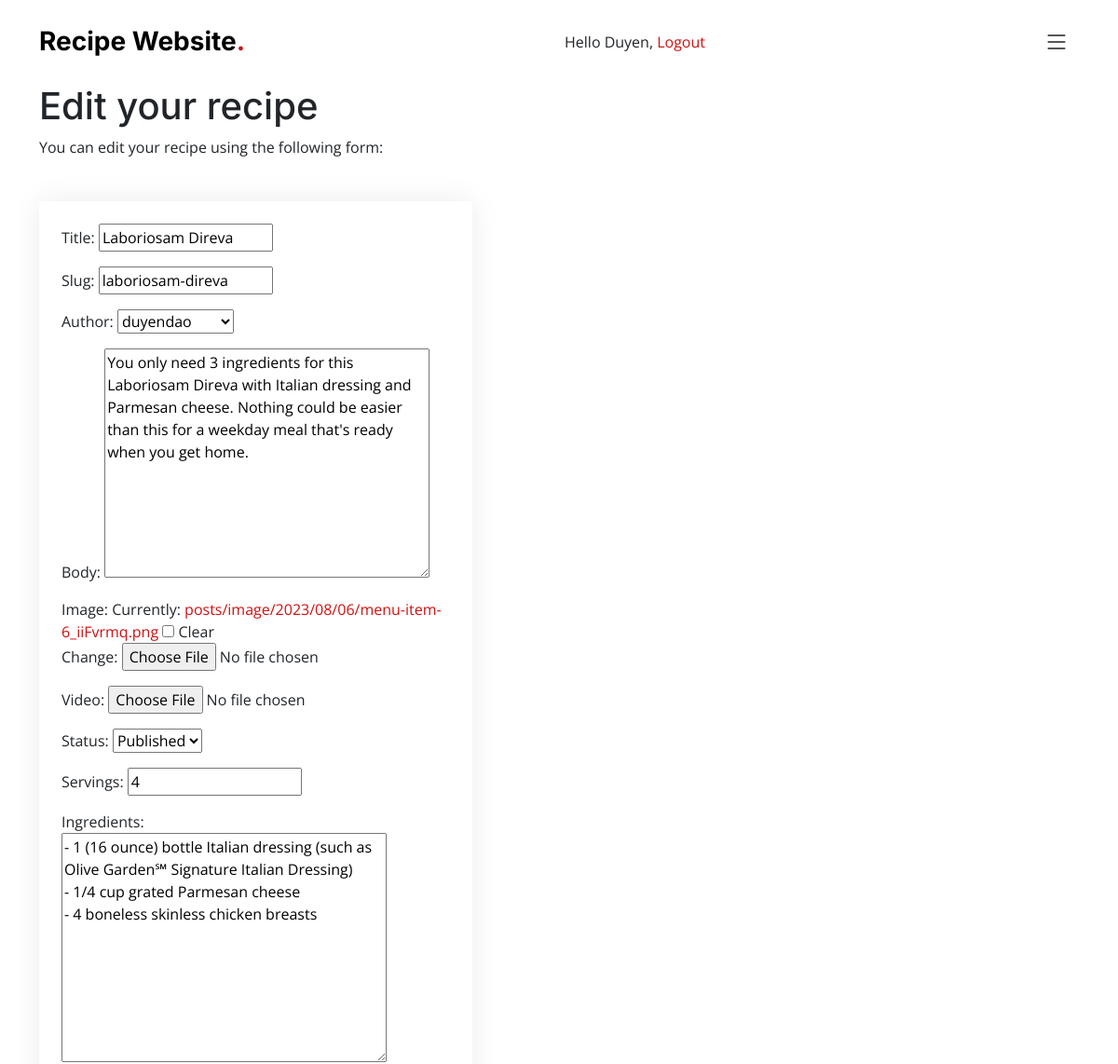
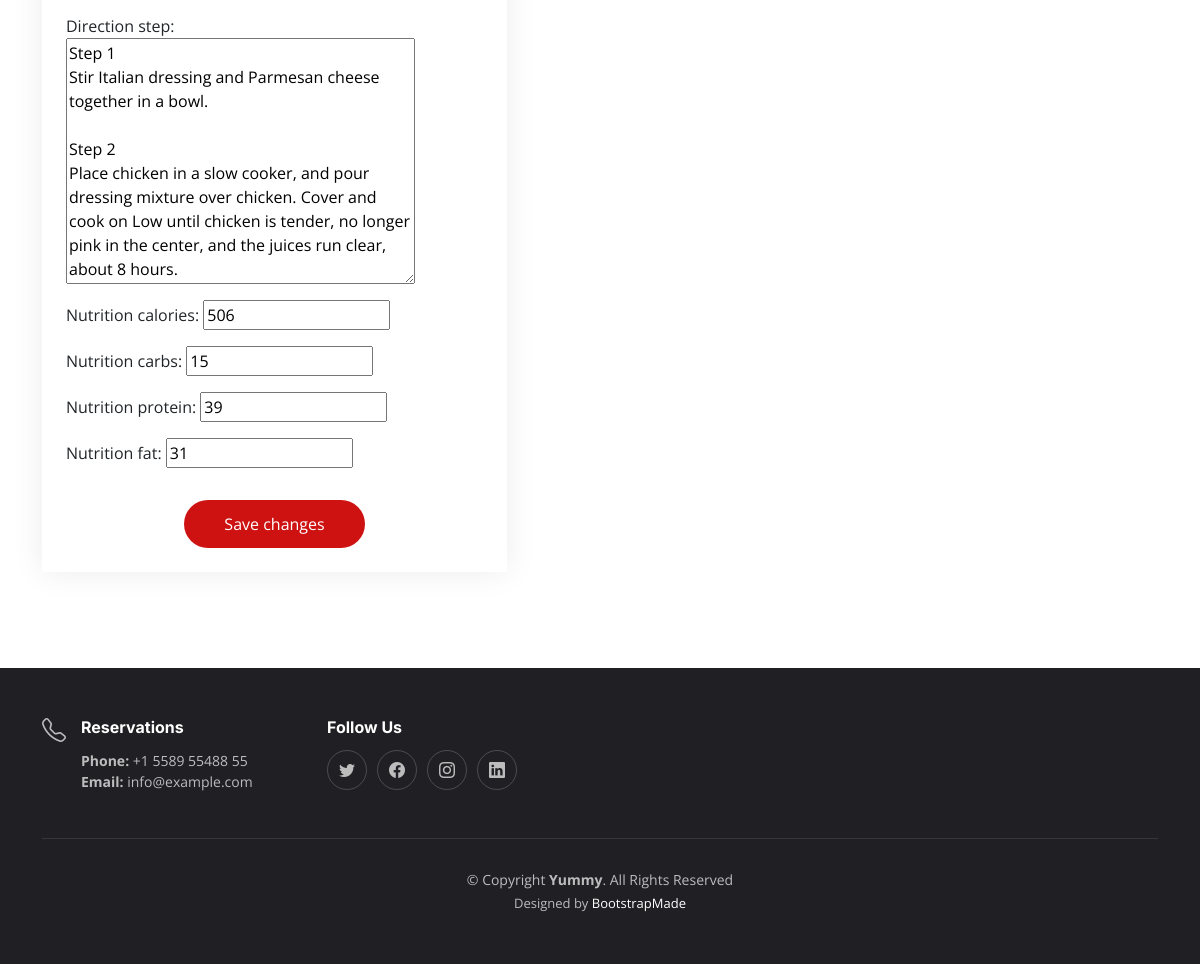
The page /menu/edit-recipe/6 (signed in) on the database its author committed (2 pictures, top to bottom).
### recipe/models.py (models this page shows, shortened)
class Post(models.Model):
    STATUS_CHOICES = ( ('draft', 'Draft'), ('published', 'Published'), )
    title = models.CharField(max_length=250)
    slug = models.SlugField(max_length=250, unique_for_date='publish')
    author = models.ForeignKey(User, on_delete=models.CASCADE, related_name='recipe_posts')
    body = models.TextField(blank=True)
    image = models.ImageField(upload_to='posts/image/%Y/%m/%d/', blank=True)
    video = models.FileField(upload_to='posts/video/%Y/%m/%d/', blank=True)
    url = models.URLField()
    publish = models.DateTimeField(default=timezone.now)
    created = models.DateTimeField(auto_now_add=True)
    updated = models.DateTimeField(auto_now=True)
    status = models.CharField(max_length=10, choices=STATUS_CHOICES, default='draft')
    objects = models.Manager() # The default manager.
    published = PublishedManager() # Our custom manager.
    score = models.IntegerField(default=0,
        validators=[
            MaxValueValidator(5),
            MinValueValidator(0),
        ]
    )
    servings = models.IntegerField(default=0)
    ingredients = models.TextField(blank=True)
    direction_step = models.TextField(blank=True)
    nutrition_calories = models.IntegerField(default=0)
    nutrition_carbs = models.IntegerField(default=0)
    nutrition_protein = models.IntegerField(default=0)
    nutrition_fat = models.IntegerField(default=0)
    class Meta:
        ordering = ('-publish',)

### recipe/views.py (the view)
# urls.py: path('edit-recipe/<int:post_id>', views.edit, name='edit_recipe'),
@login_required
def edit(request, post_id):
    post = Post.objects.get(id=post_id)
    if request.method == 'POST':
        post_form = PostEditForm(instance=post, data=request.POST, files=request.FILES)
        if post_form.is_valid ():
            post_form.save()
            return HttpResponseRedirect('/menu/')
        else:
            messages.error(request, 'Error updating your post')
    else:
        post_form = PostEditForm(instance=post)
    return render(request, 'recipe/post/edit.html', {'post': post,
                                                     'post_form': post_form})

### recipe/forms.py
class PostEditForm(forms.ModelForm):
    class Meta:
        model = Post
        fields = ('title', 'slug', 'author', 'body', 'image', 'video', 'status',
                  'servings', 'ingredients', 'direction_step', 'nutrition_calories',
                  'nutrition_carbs', 'nutrition_protein', 'nutrition_fat')

### recipe/templates/recipe/post/edit.html (shortened to what this page needs)
{% extends "base.html" %}
{% block content %}
    <div class="contact">
        <div class="container">
            <div class="col-lg-5 order-2 order-lg-1 d-flex flex-column justify-content-center align-items-center align-items-lg-start text-center text-lg-start">
                <h1 style="padding-top: 10px;">Edit your recipe</h1>
                <p>You can edit your recipe using the following form:</p>
            </div>
            <div class="col-lg-5 order-1 order-lg-2 text-center text-lg-start">
                <form method="post" enctype="multipart/form-data" class="comment-form p-3 p-md-4">
                    {{ post_form.as_p }}
                    <div class="text-center"><button type="submit">Save changes</button></div>
                </form>
            </div>
        </div>
    </div>
{% endblock %}

### account/templates/base.html (shortened to what this page needs)
{% load static %}
<html lang="en">
    <head>
        <link rel="stylesheet" href="https://cdnjs.cloudflare.com/ajax/libs/font-awesome/4.7.0/css/font-awesome.min.css">
        <link href="{% static "assets/vendor/bootstrap/css/bootstrap.min.css" %}" rel="stylesheet">
        <link href="{% static "assets/vendor/bootstrap-icons/bootstrap-icons.css" %}" rel="stylesheet">
        <link href="{% static "assets/vendor/aos/aos.css" %}" rel="stylesheet">
        <link href="{% static "assets/vendor/glightbox/css/glightbox.min.css" %}" rel="stylesheet">
        <link href="{% static "assets/vendor/swiper/swiper-bundle.min.css" %}" rel="stylesheet">
        <link href="{% static "assets/css/main.css" %}" rel="stylesheet">
        <link href="{% static "assets/css/login.css" %}" rel="stylesheet">
        <link href="{% static "assets/css/recipe.css" %}" rel="stylesheet">
    </head>
    <body>
        <header id="header" class="header fixed-top d-flex align-items-center">
            <div class="container d-flex align-items-center justify-content-between">
                <a href="{% url "home" %}" class="logo d-flex align-items-center me-auto me-lg-0">
                    <h1>Recipe Website<span>.</span></h1>
                </a>
                <span class="user">
                    {% if request.user.is_authenticated %}
                        Hello {{ request.user.first_name }}, <a href="{% url "logout" %}">Logout</a>
                    {% else %}
                        <a href="{% url "login" %}">Log-in</a>
                    {% endif %}
                </span>
                <i class="mobile-nav-toggle mobile-nav-show bi bi-list"></i>
            </div>
        </header>
        <div id="content">
            {% block content %}
            {% endblock %}
        </div>
        <footer id="footer" class="footer">
            <div class="container">
                <div class="row gy-3">
                    <div class="col-lg-3 col-md-6 footer-links d-flex">
                        <i class="bi bi-telephone icon"></i>
                        <div>
                            <h4>Reservations</h4>
                            <p>
                                <strong>Phone:</strong> +1 5589 55488 55<br>
                                <strong>Email:</strong> info@example.com<br>
                            </p>
                        </div>
                    </div>
                    <div class="col-lg-3 col-md-6 footer-links">
                        <h4>Follow Us</h4>
                        <div class="social-links d-flex">
                            <a href="#" class="twitter"><i class="bi bi-twitter"></i></a>
                            <a href="#" class="facebook"><i class="bi bi-facebook"></i></a>
                            <a href="#" class="instagram"><i class="bi bi-instagram"></i></a>
                            <a href="#" class="linkedin"><i class="bi bi-linkedin"></i></a>
                        </div>
                    </div>
                </div>
            </div>
            <div class="container">
                <div class="copyright">
                    &copy; Copyright <strong><span>Yummy</span></strong>. All Rights Reserved
                </div>
                <div class="credits">
                    Designed by <a href="https://bootstrapmade.com/">BootstrapMade</a>
                </div>
            </div>
        </footer>
    </body>
</html>

### account/static/assets/css/main.css (style rules this page uses)
:root { --font-default: "Open Sans", system-ui, -apple-system, "Segoe UI", Roboto, "Helvetica Neue", Arial, "Noto Sans", "Liberation Sans", sans-serif, "Apple Color Emoji", "Segoe UI Emoji", "Segoe UI Symbol", "Noto Color Emoji"; --font-primary: "Amatic SC", sans-serif; --font-secondary: "Inter", sans-serif; }
:root { --color-default: #212529; --color-primary: #ce1212; --color-secondary: #37373f; }
:root { scroll-behavior: smooth; }
body { font-family: var(--font-default); color: var(--color-default); }
a { color: var(--color-primary); text-decoration: none; }
h1, h2, h3, h4, h5, h6 { font-family: var(--font-secondary); }
.header { background: #fff; transition: all 0.5s; z-index: 997; height: 90px; border-bottom: 1px solid #fff; }
.header .logo h1 { font-size: 28px; font-weight: 700; color: #000; margin: 0; font-family: var(--font-secondary); }
.header .logo h1 span { color: var(--color-primary); }
@media (max-width: 1279px) { .mobile-nav-show { color: var(--color-secondary); font-size: 28px; cursor: pointer; line-height: 0; transition: 0.5s; z-index: 9999; margin: 0 10px 0 20px; } }
.contact { padding: 80px 0; }
.footer { font-size: 14px; background-color: #1f1f24; padding: 50px 0; color: rgba(255, 255, 255, 0.7); }
.footer .icon { margin-right: 15px; font-size: 24px; line-height: 0; }
.footer h4 { font-size: 16px; font-weight: bold; position: relative; padding-bottom: 5px; color: #fff; }
.footer .footer-links { margin-bottom: 30px; }
.footer .social-links a { display: flex; align-items: center; justify-content: center; width: 40px; height: 40px; border-radius: 50%; border: 1px solid rgba(255, 255, 255, 0.2); font-size: 16px; color: rgba(255, 255, 255, 0.7); margin-right: 10px; transition: 0.3s; }
.footer .copyright { text-align: center; padding-top: 30px; border-top: 1px solid rgba(255, 255, 255, 0.1); }
.footer .credits { padding-top: 4px; text-align: center; font-size: 13px; }
.footer .credits a { color: #fff; }

### account/static/assets/css/recipe.css (style rules this page uses)
.comment-form { width: 100%; margin-top: 30px; background: #fff; box-shadow: 0 0 30px rgba(0, 0, 0, 0.08); }
.contact .comment-form button[type=submit] { background: var(--color-primary); border: 0; padding: 12px 40px; color: #fff; transition: 0.4s; border-radius: 50px; margin-top: 1rem!important; }

### rows shown on the page
Post: title "Laboriosam Direva", slug "laboriosam-direva", author "duyendao", body "You only need 3 ingredients for this Laboriosam Direva with Italian dressing and Parmesan cheese. Nothing could be easier than this for a weekday meal that's ready when you get home.", status "Published", servings "4", ingredients "- 1 (16 ounce) bottle Italian dressing (such as Olive Garden℠ Signature Italian Dressing) - 1/4 cup grated Parmesan cheese - 4 boneless skinless chicken breasts", direction_step "Step 1 Stir Italian dressing and Parmesan cheese together in a bowl. Step 2 Place chicken in a slow cooker, and pour dressing mixture over chicken. Cover and cook on Low until chicken is tender, no longer pink in the center, and the juices run clear, about 8 hours.", nutrition_calories "506", nutrition_carbs "15", nutrition_protein "39", nutrition_fat "31"

### other values the page prints
{{ request.user.first_name }} "Duyen"
